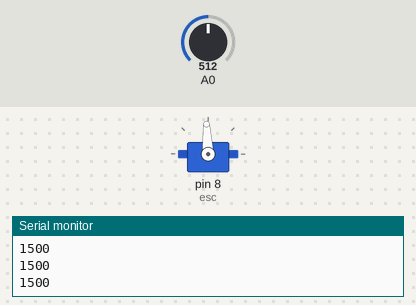
Simulated run of this sketch. Board: Arduino Uno, built with avr-gcc and run on an emulated ATmega328P. On the bench: servo, the last lines printed to the serial monitor. The inputs (shaded band) are chosen by the test bench; at power-on: A0 = 512.

Above: at 1.2 s.
1.3 s: A0 set to 716
At 1.8 s:
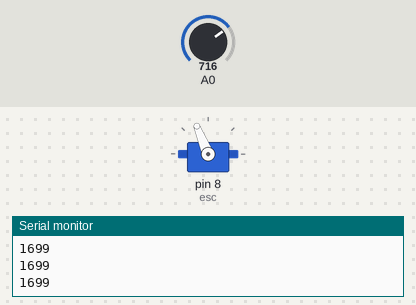
2.8 s: A0 set to 900
At 4.0 s:
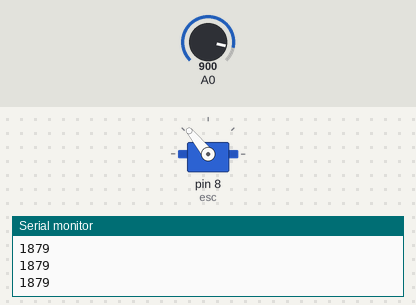
4.3 s: A0 set to 1023
At 5.1 s:
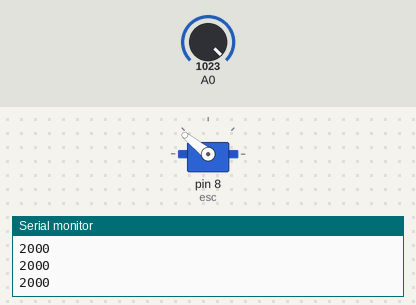
5.8 s: A0 set to 306
At 6.4 s:
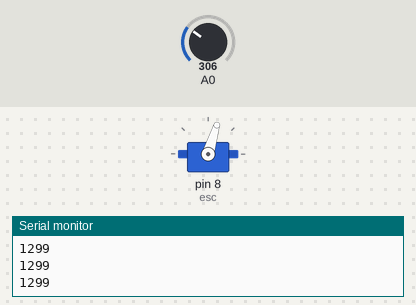
7.3 s: A0 set to 122
At 8.5 s:
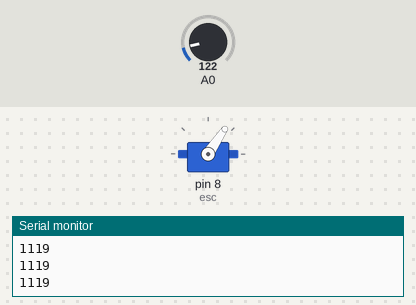
8.8 s: A0 set to 511
At 9.7 s:
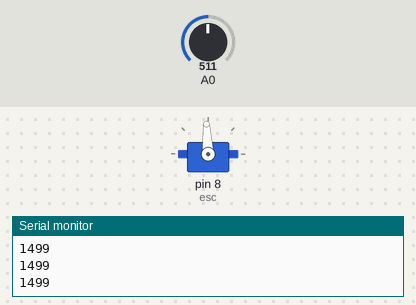
Timing chart, 0 to 11.3 s (numbered marks = the images above; inputs shaded):
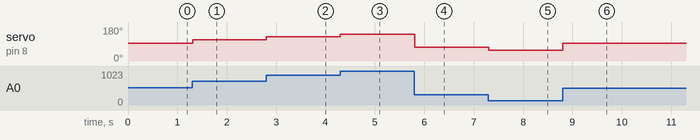

Measured:
- after the input at 1.3 s, servo on pin 8 (esc): 93° → 112° at once
- after the input at 2.8 s, servo on pin 8 (esc): 112° → 129° at once
- after the input at 4.3 s, servo on pin 8 (esc): 129° → 141° at once
- after the input at 5.8 s, servo on pin 8 (esc): 141° → 73° at once
- after the input at 7.3 s, servo on pin 8 (esc): 73° → 56° at once
- after the input at 8.8 s, servo on pin 8 (esc): 56° → 93° at once

The sketch:

moteur.ino
```cpp
#include <Servo.h>//Using servo library to control ESC

Servo esc; //Creating a servo class with name as esc

void setup()
{

  esc.attach(8); //Specify the esc signal pin,Here as D8

  esc.writeMicroseconds(1000); //initialize the signal to 1000

  Serial.begin(9600);

}

void loop()
{

  int val; //Création de la variable val, ce sera la valeur reçu par le recepteur

  val= analogRead(A0); //on lis sur la Broche A0 les données analogique

  /////////////////////
  //Debut du code recepteur


  //Fin du code recepteur
  ////////////////////

  val= map(val, 0, 1023,1000,2000); //mapping val to minimum and maximum
  //map(valeur,min_valeur,max_valeur,min_change,max_change)
  //valeur : la variable
  //min_valeur ou max_valeur : valeur min ou max de la variable (changer ces valeur si besoin)
  //min_change ou max_change : la nouvelle valeur min et max qu'on soit avoir

  esc.writeMicroseconds(val); //using val as the signal to esc

  Serial.println(val);

}
```
